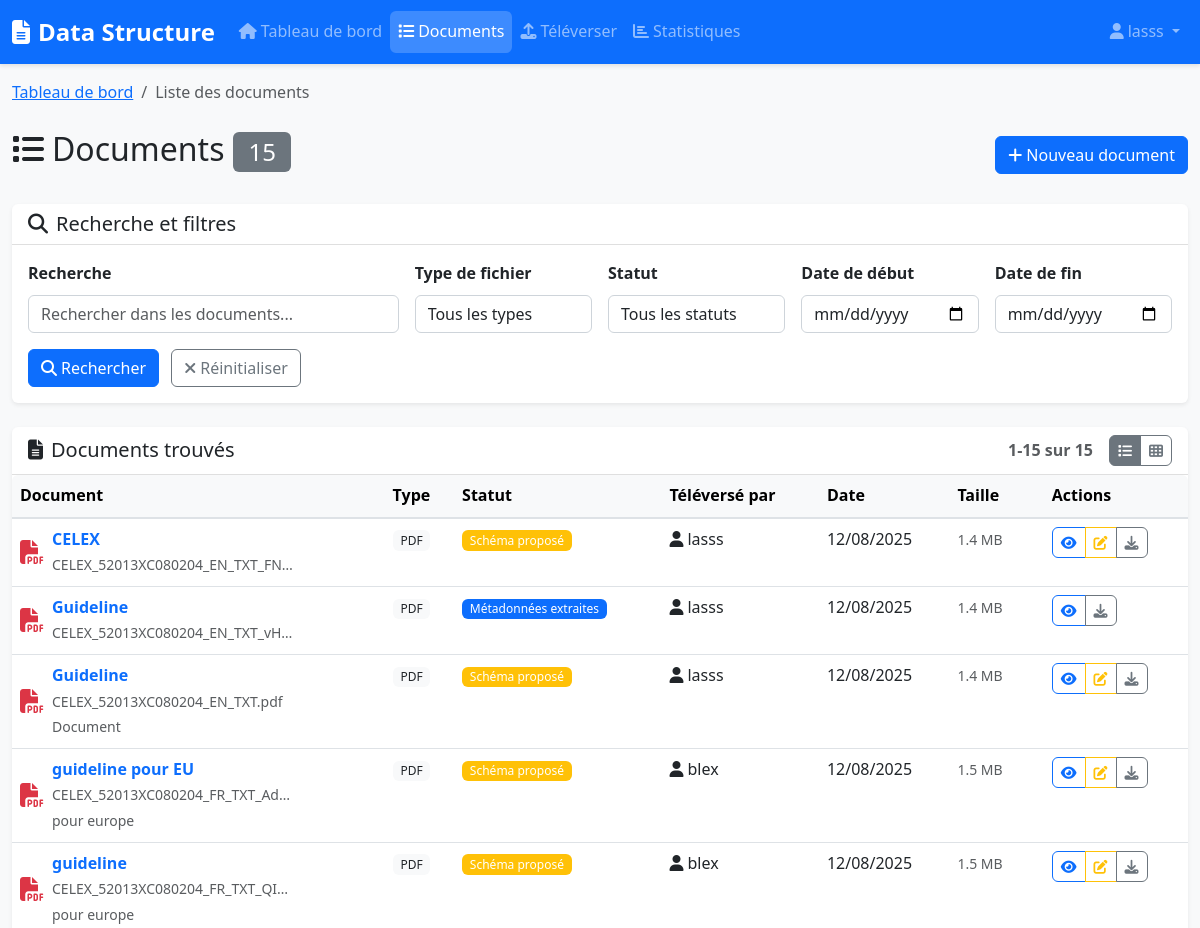
Before: /documents/list/ (signed in, upper part) with the older database file.
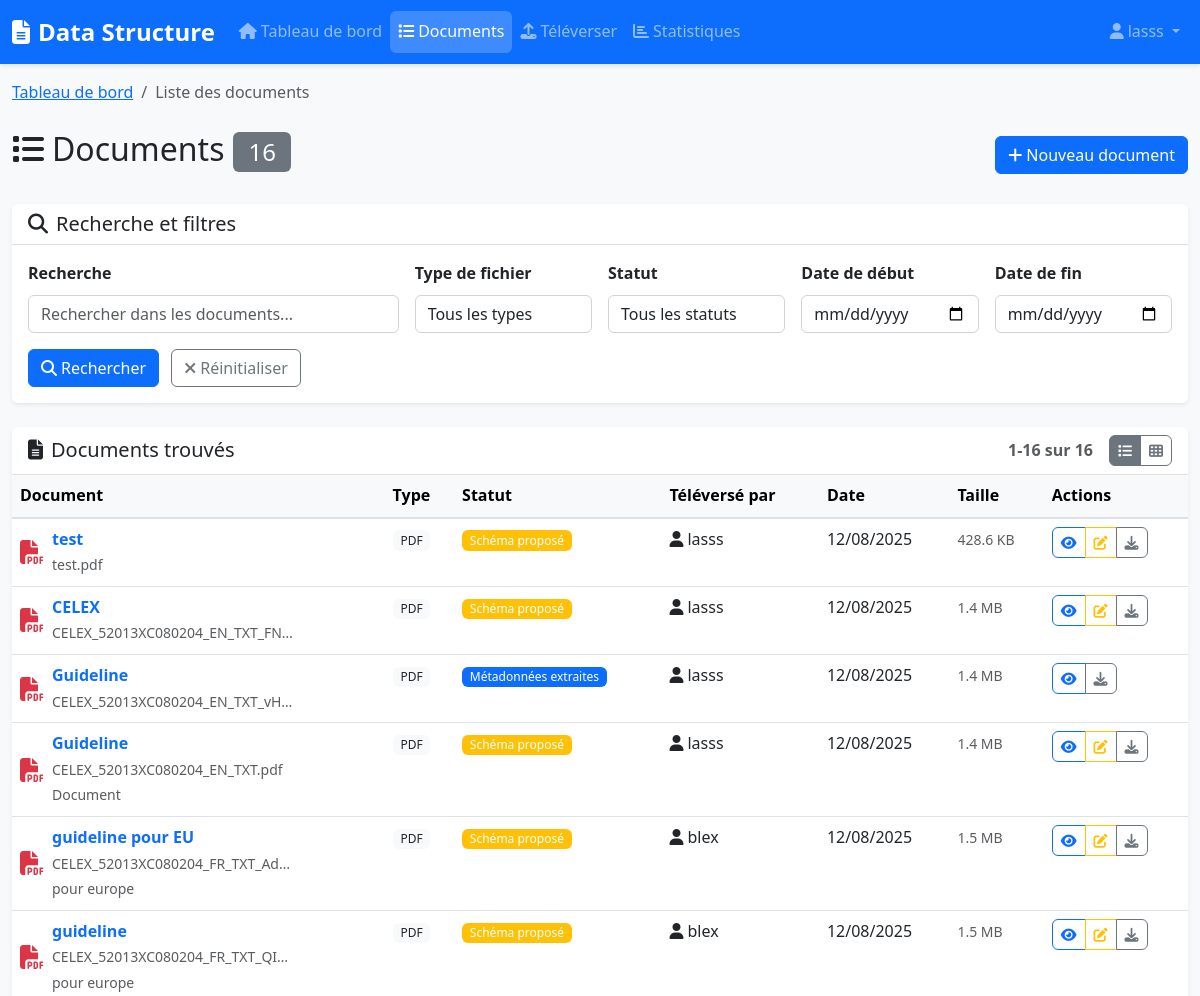
After: the same page with the newer database file.
### documents/models.py (models this page shows, shortened)
class Document(models.Model):
    STATUS_CHOICES = [
        ('uploaded', 'Téléversé'),
        ('metadata_extracted', 'Métadonnées extraites'),
        ('schema_proposed', 'Schéma proposé'),
        ('schema_validated', 'Schéma validé'),
        ('pre_annotated', 'Pré-annoté'),
        ('annotated', 'Annoté'),
        ('validated', 'Validé'),
    ]
    DOCUMENT_TYPES = [
        ('pdf', 'PDF'),
        ('docx', 'Word Document'),
        ('doc', 'Word Document (ancien)'),
        ('txt', 'Texte'),
        ('xlsx', 'Excel'),
        ('xls', 'Excel (ancien)'),
        ('image', 'Image'),
    ]
    id = models.UUIDField(primary_key=True, default=uuid.uuid4, editable=False)
    title = models.CharField(max_length=255, verbose_name="Titre")
    description = models.TextField(blank=True, verbose_name="Description")
    file = models.FileField(
        upload_to='documents/%Y/%m/%d/',
        validators=[FileExtensionValidator(
            allowed_extensions=['pdf', 'docx', 'doc', 'txt', 'xlsx', 'xls', 'jpg', 'jpeg', 'png'])],
        verbose_name="Fichier"
    )
    file_type = models.CharField(max_length=20, choices=DOCUMENT_TYPES, verbose_name="Type de fichier")
    file_size = models.BigIntegerField(verbose_name="Taille du fichier (bytes)")
    status = models.CharField(max_length=20, choices=STATUS_CHOICES, default='uploaded', verbose_name="Statut")
    metadata = models.JSONField(default=dict, blank=True, verbose_name="Métadonnées")
    uploaded_by = models.ForeignKey(User, on_delete=models.CASCADE, related_name='uploaded_documents',
                                    verbose_name="Téléversé par")
    annotated_by = models.ForeignKey(User, on_delete=models.SET_NULL, null=True, blank=True,
                                     related_name='annotated_documents', verbose_name="Annoté par")
    validated_by = models.ForeignKey(User, on_delete=models.SET_NULL, null=True, blank=True,
                                     related_name='validated_documents', verbose_name="Validé par")
    created_at = models.DateTimeField(auto_now_add=True, verbose_name="Créé le")
    updated_at = models.DateTimeField(auto_now=True, verbose_name="Modifié le")
    annotated_at = models.DateTimeField(null=True, blank=True, verbose_name="Annoté le")
    validated_at = models.DateTimeField(null=True, blank=True, verbose_name="Validé le")
    class Meta:
        verbose_name = "Document"
        verbose_name_plural = "Documents"
        ordering = ['-created_at']
    @property
    def filename(self):
        return os.path.basename(self.file.name)

### documents/views.py (the view)
# urls.py: path('list/', views.document_list, name='document_list'),
@login_required
def document_list(request):
    try:
        form = SearchForm(request.GET)
        documents = Document.objects.all().order_by('-created_at')
        if form.is_valid():
            query = form.cleaned_data.get('query')
            file_type = form.cleaned_data.get('file_type')
            status = form.cleaned_data.get('status')
            date_from = form.cleaned_data.get('date_from')
            date_to = form.cleaned_data.get('date_to')
            if query:
                documents = documents.filter(
                    Q(title__icontains=query) |
                    Q(description__icontains=query)
                )
            if file_type:
                documents = documents.filter(file_type=file_type)
            if status:
                documents = documents.filter(status=status)
            if date_from:
                documents = documents.filter(created_at__date__gte=date_from)
            if date_to:
                documents = documents.filter(created_at__date__lte=date_to)
        paginator = Paginator(documents, 20)
        page_number = request.GET.get('page')
        page_obj = paginator.get_page(page_number)
        context = {
            'form': form,
            'page_obj': page_obj,
            'total_count': documents.count()
        }
        return render(request, 'documents/document_list.html', context)
    except Exception as e:
        logger.error(f"Erreur liste documents: {str(e)}")
        messages.error(request, f"Erreur lors du chargement des documents: {str(e)}")
        return render(request, 'documents/document_list.html', {'page_obj': None})

### documents/forms.py
class SearchForm(forms.Form):
    query = forms.CharField(
        widget=forms.TextInput(attrs={
            'class': 'form-control',
            'placeholder': 'Rechercher dans les documents...'
        }),
        label='Recherche',
        required=False
    )
    file_type = forms.ChoiceField(
        choices=[('', 'Tous les types')] + Document.DOCUMENT_TYPES,
        widget=forms.Select(attrs={'class': 'form-control'}),
        label='Type de fichier',
        required=False
    )
    status = forms.ChoiceField(
        choices=[('', 'Tous les statuts')] + Document.STATUS_CHOICES,
        widget=forms.Select(attrs={'class': 'form-control'}),
        label='Statut',
        required=False
    )
    date_from = forms.DateField(
        widget=forms.DateInput(attrs={
            'class': 'form-control',
            'type': 'date'
        }),
        label='Date de début',
        required=False
    )
    date_to = forms.DateField(
        widget=forms.DateInput(attrs={
            'class': 'form-control',
            'type': 'date'
        }),
        label='Date de fin',
        required=False
    )

### templates/documents/document_list.html (shortened to what the changed rows need)
{% extends 'documents/base.html' %}
{% block content %}
<div class="row">
    <div class="col-12">
        <div class="d-flex justify-content-between align-items-center mb-4">
            <h1 class="h2">
                <i class="fas fa-list me-2"></i>Documents
                {% if total_count %}
                    <span class="badge bg-secondary">{{ total_count }}</span>
                {% endif %}
            </h1>
        </div>
    </div>
</div>
{% if page_obj %}
    <div class="card">
        <div class="card-header d-flex justify-content-between align-items-center">
            <h5 class="card-title mb-0">
                <i class="fas fa-file-alt me-2"></i>Documents trouvés
            </h5>
            <div class="d-flex align-items-center">
                <span class="text-muted me-3">
                    {{ page_obj.start_index }}-{{ page_obj.end_index }} sur {{ page_obj.paginator.count }}
                </span>
                <div class="btn-group btn-group-sm" role="group">
                    <label class="btn btn-outline-secondary" for="view-list">
                        <i class="fas fa-list"></i>
                    </label>
                    <label class="btn btn-outline-secondary" for="view-grid">
                        <i class="fas fa-th"></i>
                    </label>
                </div>
            </div>
        </div>
        <div class="card-body p-0">
            <div id="list-view">
                <div class="table-responsive">
                    <table class="table table-hover mb-0">
                        <thead class="table-light">
                            <tr>
                                <th>Document</th>
                                <th>Type</th>
                                <th>Statut</th>
                                <th>Téléversé par</th>
                                <th>Date</th>
                                <th>Taille</th>
                                <th>Actions</th>
                            </tr>
                        </thead>
                        <tbody>
                            {% for document in page_obj %}
                                <tr>
                                    <td>
                                        <div class="d-flex align-items-center">
                                            <i class="fas fa-file-{{ document.file_type|default:'alt' }} file-icon {{ document.file_type }}"
                                               title="{{ document.get_file_type_display }}"></i>
                                            <div>
                                                <a href="{% url 'documents:document_detail' document.pk %}"
                                                   class="fw-bold text-decoration-none">
                                                    {{ document.title|truncatechars:40 }}
                                                </a>
                                                <br>
                                                <small class="text-muted">{{ document.filename|truncatechars:30 }}</small>
                                                {% if document.description %}
                                                    <br>
                                                    <small class="text-muted">{{ document.description|truncatechars:50 }}</small>
                                                {% endif %}
                                            </div>
                                        </div>
                                    </td>
                                    <td>
                                        <span class="badge bg-light text-dark">
                                            {{ document.get_file_type_display }}
                                        </span>
                                    </td>
                                    <td>
                                        <span class="badge bg-{{ document.status|default:'secondary' }}">
                                            {{ document.get_status_display }}
                                        </span>
                                    </td>
                                    <td>
                                        <i class="fas fa-user me-1"></i>{{ document.uploaded_by.username }}
                                    </td>
                                    <td>
                                        <span title="{{ document.created_at|date:'d/m/Y H:i:s' }}">
                                            {{ document.created_at|date:"d/m/Y" }}
                                        </span>
                                    </td>
                                    <td>
                                        <small class="text-muted">{{ document.file_size|filesizeformat }}</small>
                                    </td>
                                    <td>
                                        <div class="btn-group btn-group-sm" role="group">
                                            <a href="{% url 'documents:document_detail' document.pk %}"
                                               class="btn btn-outline-primary btn-sm"
                                               title="Voir les détails">
                                                <i class="fas fa-eye"></i>
                                            </a>
                                            {% if document.status == 'schema_proposed' %}
                                                <a href="{% url 'documents:edit_schema' document.pk %}"
                                                   class="btn btn-outline-warning btn-sm"
                                                   title="Éditer le schéma">
                                                    <i class="fas fa-edit"></i>
                                                </a>
                                            {% endif %}
                                            <a href="{{ document.file.url }}"
                                               target="_blank"
                                               class="btn btn-outline-secondary btn-sm"
                                               title="Télécharger">
                                                <i class="fas fa-download"></i>
                                            </a>
                                        </div>
                                    </td>
                                </tr>
                            {% endfor %}
                        </tbody>
                    </table>
                </div>
            </div>
        </div>
    </div>
{% endif %}
{% endblock %}

Changed rows visible on the page:
added Document: title "test", filename "test.pdf", file_type "PDF", status "Schéma proposé", uploaded_by.username "lasss", created_at "12/08/2025", file_size|filesizeformat "428.6 KB"
Other visible differences:
{{ total_count }}: "15" → "16"
{{ page_obj.end_index }}: "15" → "16"
{{ page_obj.paginator.count }}: "15" → "16"
